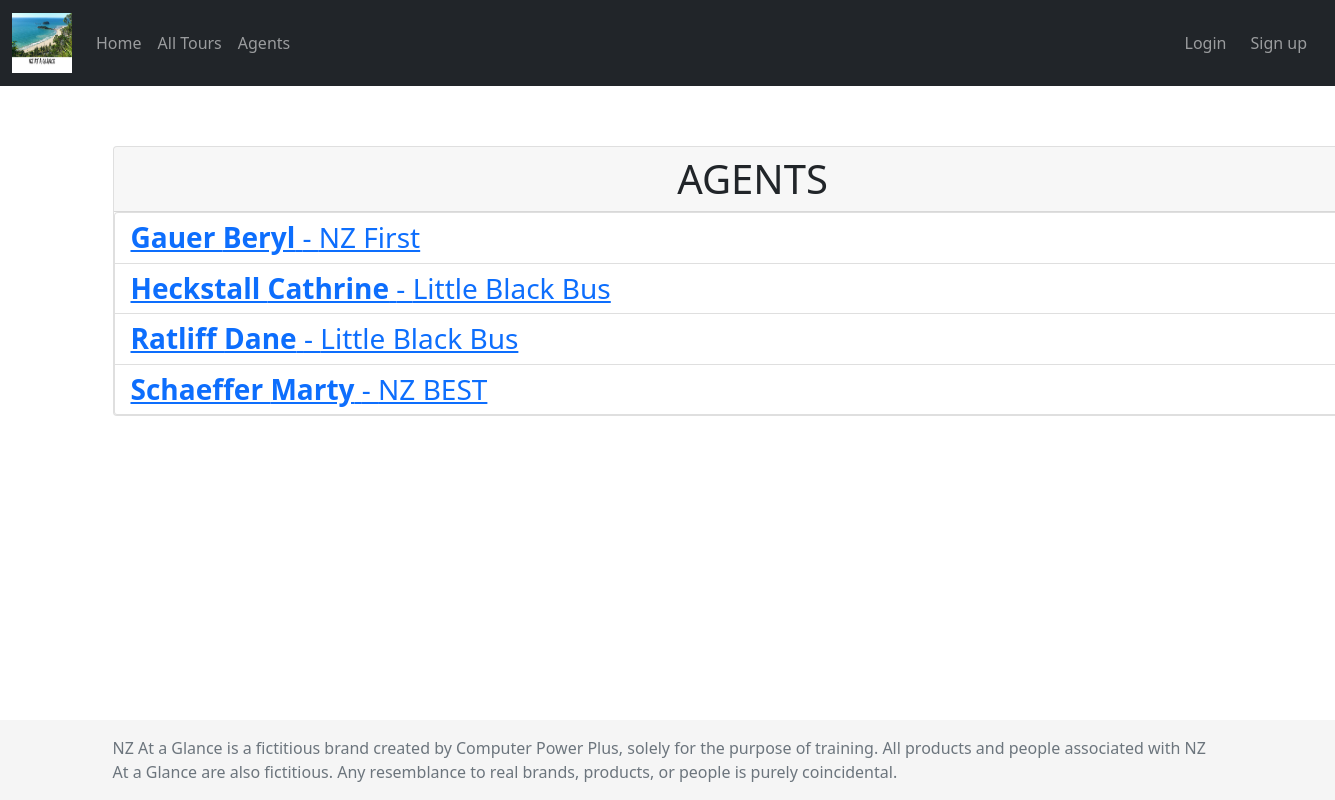
/agents/, run on the app's committed database.
### home/models.py (models this page shows, shortened)
class Agent(models.Model):
    PROVIDER_CHOICES = [
        ('NZ BEST', 'NZ Best Tour Company'),
        ('NZ First', 'New Zealand First'),
        ('Little Black Bus', 'Little Black Individual Tours')
    ]
    first_name = models.CharField(max_length=50)
    last_name = models.CharField(max_length=50)
    agent_username = models.CharField(max_length=30)
    email_address = models.CharField(max_length=30)
    phone_number = models.CharField(max_length=15)
    provider = models.CharField(choices=PROVIDER_CHOICES, max_length=30)

### home/views.py (the view)
# urls.py: path('agents/', AgentListView.as_view(), name='agents'),
class AgentListView(ListView):
    queryset = Agent.objects.all().order_by('agent_username')
    template_name = 'home/agents.html'
    context_object_name = 'agents'
    paginate_by = 10

### home/templates/home/agents.html
{% extends "home/base.html" %}
{% block content %}
{% if agents %}
<div class="card" style="width: 80rem;">
    <div class="card-header h1 text-xl-center text-uppercase font-weight-bold">
        Agents
    </div>
    <ul class="list-group h3">
        {% for agent in agents %}
        <li class="list-group-item">
            <a href="{% url 'agent_detail' agent.id %}">
                <strong>{{agent.last_name|capfirst}} {{agent.first_name|capfirst}}</strong> - {{agent.provider}}
            </a>
        </li>
        {% endfor %}
    </ul>
</div>
{% else %}
<p>There are no agents to display.</p>
{% endif %}
{% endblock %}

### data on the page
Agent: last_name "Gauer", first_name "Beryl", provider "NZ First"
Agent: last_name "Heckstall", first_name "Cathrine", provider "Little Black Bus"
Agent: last_name "Ratliff", first_name "Dane", provider "Little Black Bus"
Agent: last_name "Schaeffer", first_name "Marty", provider "NZ BEST"
